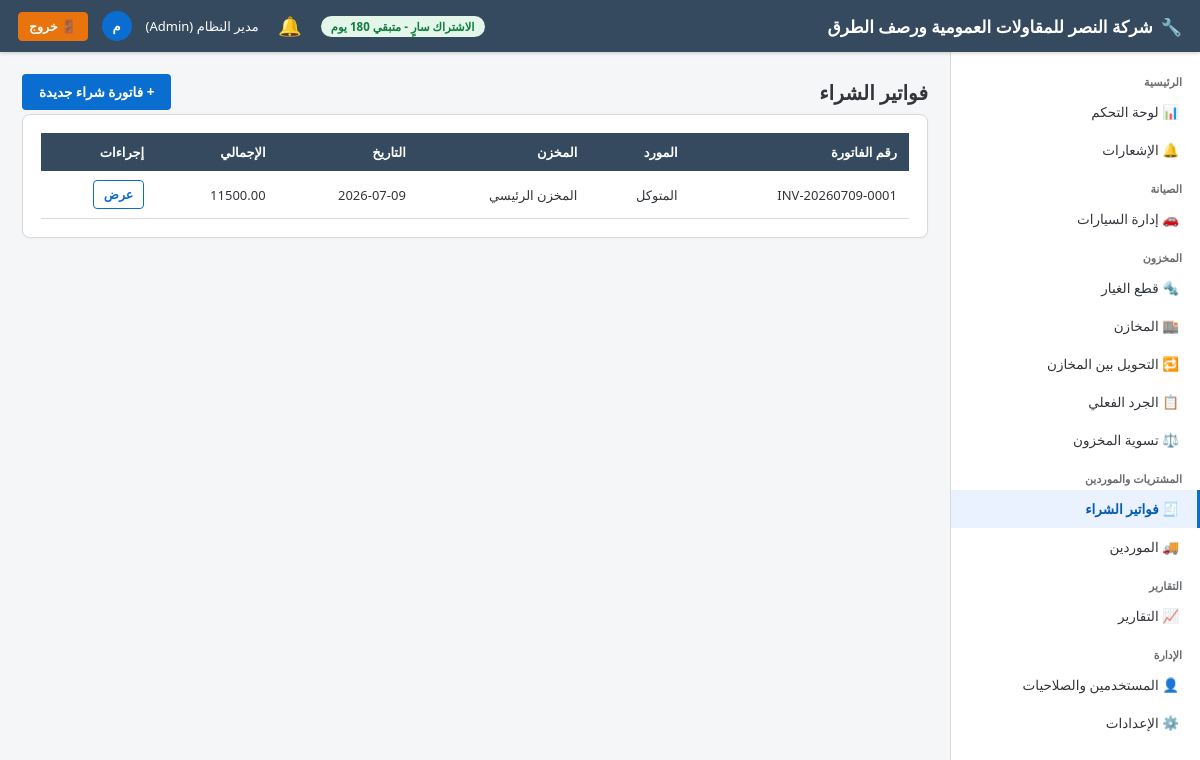
/purchases/ (signed in), run on the app's committed database.
### app/models/settings.py (models this page shows)
class CompanySettings(db.Model):
    __tablename__ = "company_settings"
    id = db.Column(db.Integer, primary_key=True)
    company_name = db.Column(db.String(150), default="مركز الصيانة")
    logo_path = db.Column(db.String(255))
    phone = db.Column(db.String(30))
    address = db.Column(db.String(250))
    email = db.Column(db.String(120))
    commercial_register = db.Column(db.String(50))   # السجل التجاري
    tax_no = db.Column(db.String(50))                # الرقم الضريبي
    tax_percent_default = db.Column(db.Numeric(5, 2), default=15)
    invoice_prefix = db.Column(db.String(10), default="INV-")
    workorder_prefix = db.Column(db.String(10), default="WO-")
    next_invoice_no = db.Column(db.Integer, default=1)
    next_workorder_no = db.Column(db.Integer, default=1)

### app/models/user.py (models this page shows, shortened)
class User(db.Model, UserMixin):
    __tablename__ = "users"
    id = db.Column(db.Integer, primary_key=True)
    full_name = db.Column(db.String(150), nullable=False)
    username = db.Column(db.String(50), unique=True, nullable=False, index=True)
    password_hash = db.Column(db.String(255), nullable=False)
    phone = db.Column(db.String(30))
    email = db.Column(db.String(120))
    role_id = db.Column(db.Integer, db.ForeignKey("roles.id"), nullable=False)
    is_active_user = db.Column(db.Boolean, default=True)
    is_hidden = db.Column(db.Boolean, default=False)   # مستخدم خفي (لا يظهر في شاشة إدارة المستخدمين)
    created_at = db.Column(db.DateTime, default=datetime.utcnow)
    role = db.relationship("Role", back_populates="users")
    @property
    def is_active(self):
        return self.is_active_user
    @property
    def is_super_admin(self):
        return self.username == "administrator" and self.is_hidden

class Role(db.Model):
    __tablename__ = "roles"
    id = db.Column(db.Integer, primary_key=True)
    name = db.Column(db.String(50), unique=True, nullable=False)
    description = db.Column(db.String(200))
    users = db.relationship("User", back_populates="role")
    permissions = db.relationship("RolePermission", back_populates="role", cascade="all, delete-orphan")

### app/models/purchase.py (models this page shows, shortened)
class PurchaseInvoice(db.Model):
    __tablename__ = "purchase_invoices"
    id = db.Column(db.Integer, primary_key=True)
    invoice_no = db.Column(db.String(30), unique=True, nullable=False)
    supplier_id = db.Column(db.Integer, db.ForeignKey("suppliers.id"), nullable=False)
    warehouse_id = db.Column(db.Integer, db.ForeignKey("warehouses.id"), nullable=False)
    invoice_date = db.Column(db.DateTime, default=datetime.utcnow)
    discount = db.Column(db.Numeric(12, 2), default=0)
    tax_percent = db.Column(db.Numeric(5, 2), default=15)
    notes = db.Column(db.String(250))
    created_by_id = db.Column(db.Integer, db.ForeignKey("users.id"))
    created_at = db.Column(db.DateTime, default=datetime.utcnow)
    supplier = db.relationship("Supplier")
    warehouse = db.relationship("Warehouse")
    items = db.relationship("PurchaseInvoiceItem", back_populates="invoice", cascade="all, delete-orphan")
    @property
    def subtotal(self):
        return float(sum((i.quantity * i.unit_price for i in self.items), 0))
    @property
    def tax_amount(self):
        return (self.subtotal - float(self.discount or 0)) * float(self.tax_percent or 0) / 100
    @property
    def total(self):
        return (self.subtotal - float(self.discount or 0)) + self.tax_amount

class PurchaseInvoiceItem(db.Model):
    __tablename__ = "purchase_invoice_items"
    id = db.Column(db.Integer, primary_key=True)
    invoice_id = db.Column(db.Integer, db.ForeignKey("purchase_invoices.id"), nullable=False)
    part_id = db.Column(db.Integer, db.ForeignKey("parts.id"), nullable=False)
    quantity = db.Column(db.Integer, nullable=False)
    unit_price = db.Column(db.Numeric(12, 2), nullable=False)
    invoice = db.relationship("PurchaseInvoice", back_populates="items")
    part = db.relationship("Part")

### app/models/supplier.py (models this page shows)
class Supplier(db.Model):
    __tablename__ = "suppliers"
    id = db.Column(db.Integer, primary_key=True)
    name = db.Column(db.String(150), nullable=False)
    phone = db.Column(db.String(30))
    email = db.Column(db.String(120))
    address = db.Column(db.String(250))
    tax_no = db.Column(db.String(50))          # الرقم الضريبي
    balance = db.Column(db.Numeric(14, 2), default=0)   # الرصيد (مستحق للمورد)
    notes = db.Column(db.Text)
    is_active = db.Column(db.Boolean, default=True)

### app/models/warehouse.py (models this page shows)
class Warehouse(db.Model):
    __tablename__ = "warehouses"
    id = db.Column(db.Integer, primary_key=True)
    code = db.Column(db.String(20), unique=True, nullable=False)
    name = db.Column(db.String(100), nullable=False)
    manager_name = db.Column(db.String(100))
    address = db.Column(db.String(250))
    is_active = db.Column(db.Boolean, default=True)
    balances = db.relationship("StockBalance", back_populates="warehouse")

### app/blueprints/purchases/routes.py (the view)
@purchases_bp.route("/")
@login_required
def list_purchases():
    invoices = PurchaseInvoice.query.order_by(PurchaseInvoice.invoice_date.desc()).all()
    return render_template("purchases/list.html", invoices=invoices)

### app/models/license.py (called while the page is built)
    @property
    def is_expired(self):
        return datetime.utcnow() > self.expires_at

    @property
    def days_remaining(self):
        return (self.expires_at - datetime.utcnow()).days

### app/services/notification_service.py (called while the page is built, shortened)
def generate_notifications(force=False):
    global _last_refresh_ts
    now_ts = time.time()
    if not force and (now_ts - _last_refresh_ts) < _REFRESH_INTERVAL:
        return

def get_unread_count():
    return Notification.query.filter_by(is_read=False).count()

### app/templates/purchases/list.html (shortened to what this page needs)
{% extends "base.html" %}
{% block content %}
<div class="page-title">
    فواتير الشراء
    <a href="{{ url_for('purchases.create_purchase') }}" class="btn btn-primary">+ فاتورة شراء جديدة</a>
</div>
<div class="fiori-card">
    <table class="fiori-table">
        <thead><tr><th>رقم الفاتورة</th><th>المورد</th><th>المخزن</th><th>التاريخ</th><th>الإجمالي</th><th class="no-print">إجراءات</th></tr></thead>
        <tbody>
        {% for i in invoices %}
            <tr>
                <td>{{ i.invoice_no }}</td><td>{{ i.supplier.name }}</td><td>{{ i.warehouse.name }}</td>
                <td>{{ i.invoice_date.strftime('%Y-%m-%d') }}</td><td>{{ "%.2f"|format(i.total) }}</td>
                <td class="no-print"><a href="{{ url_for('purchases.view_purchase', invoice_id=i.id) }}" class="btn btn-outline btn-sm">عرض</a></td>
            </tr>
        {% else %}
            <tr><td colspan="6" class="empty-state">لا توجد فواتير</td></tr>
        {% endfor %}
        </tbody>
    </table>
</div>
{% endblock %}

### app/templates/base.html (shortened to what this page needs)
<!DOCTYPE html>
<html lang="ar" dir="rtl">
<head>
    <link rel="stylesheet" href="{{ url_for('static', filename='css/fiori.css') }}">
</head>
<body>
    <header class="fiori-header">
        <div style="display:flex;align-items:center;">
            <div class="brand">
                {% if company and company.logo_path %}
                <img src="{{ url_for('static', filename=company.logo_path) }}" alt="شعار" style="height:30px;width:30px;object-fit:contain;border-radius:4px;background:#fff;padding:2px;">
                {% else %}
                🔧
                {% endif %}
                <span>{{ company.company_name if company and company.company_name else 'نظام إدارة مركز الصيانة' }}</span>
            </div>
        </div>
        <div class="user-box">
            {% if license_days_remaining is defined and license_days_remaining is not none %}
                {% if license_days_remaining <= 5 %}
                <span class="badge badge-red">الاشتراك ينتهي خلال {{ license_days_remaining }} يوم</span>
                {% elif license_days_remaining <= 15 %}
                <span class="badge badge-orange">الاشتراك ينتهي خلال {{ license_days_remaining }} يوم</span>
                {% else %}
                <span class="badge badge-green">الاشتراك سارٍ - متبقي {{ license_days_remaining }} يوم</span>
                {% endif %}
            {% endif %}
            <div class="notif-bell-wrap">
                <button type="button" class="notif-bell-btn" id="notifBellBtn" aria-label="الإشعارات">
                    🔔
                </button>
            </div>
            <span>{{ current_user.full_name }} ({{ current_user.role.name if current_user.role else '' }})</span>
            <div class="user-avatar">{{ current_user.full_name[0] if current_user.full_name else 'U' }}</div>
            <a href="{{ url_for('auth.logout') }}" class="btn btn-logout btn-sm">🚪 خروج</a>
        </div>
    </header>
    <nav class="fiori-sidebar">
        <div class="nav-group-title">الرئيسية</div>
        <a class="nav-link {{ 'active' if request.blueprint=='dashboard' }}" href="{{ url_for('dashboard.index') }}">📊 لوحة التحكم</a>
        <a class="nav-link {{ 'active' if request.blueprint=='notifications' }}" href="{{ url_for('notifications.list_notifications') }}">
            🔔 الإشعارات
        </a>
        <div class="nav-group-title">الصيانة</div>
        <a class="nav-link {{ 'active' if request.blueprint=='vehicles' }}" href="{{ url_for('vehicles.list_vehicles') }}">🚗 إدارة السيارات</a>
        <div class="nav-group-title">المخزون</div>
        <a class="nav-link {{ 'active' if request.blueprint=='parts' }}" href="{{ url_for('parts.list_parts') }}">🔩 قطع الغيار</a>
        <a class="nav-link {{ 'active' if request.blueprint=='warehouses' }}" href="{{ url_for('warehouses.list_warehouses') }}">🏬 المخازن</a>
        <a class="nav-link {{ 'active' if request.blueprint=='transfers' }}" href="{{ url_for('transfers.list_transfers') }}">🔁 التحويل بين المخازن</a>
        <a class="nav-link {{ 'active' if request.blueprint=='stocktake' }}" href="{{ url_for('stocktake.list_stocktakes') }}">📋 الجرد الفعلي</a>
        <a class="nav-link {{ 'active' if request.blueprint=='adjustments' }}" href="{{ url_for('adjustments.list_adjustments') }}">⚖️ تسوية المخزون</a>
        <div class="nav-group-title">المشتريات والموردين</div>
        <a class="nav-link {{ 'active' if request.blueprint=='purchases' }}" href="{{ url_for('purchases.list_purchases') }}">🧾 فواتير الشراء</a>
        <a class="nav-link {{ 'active' if request.blueprint=='suppliers' }}" href="{{ url_for('suppliers.list_suppliers') }}">🚚 الموردين</a>
        <div class="nav-group-title">التقارير</div>
        <a class="nav-link {{ 'active' if request.blueprint=='reports' }}" href="{{ url_for('reports.index') }}">📈 التقارير</a>
        <div class="nav-group-title">الإدارة</div>
        <a class="nav-link {{ 'active' if request.blueprint=='users' }}" href="{{ url_for('users.list_users') }}">👤 المستخدمين والصلاحيات</a>
        <a class="nav-link {{ 'active' if request.blueprint=='settings' }}" href="{{ url_for('settings.company_settings') }}">⚙️ الإعدادات</a>
    </nav>
    <main class="fiori-content">
        {% block content %}{% endblock %}
    </main>
</body>
</html>

### app/static/css/fiori.css (style rules this page uses)
:root { --fiori-blue: #0A6ED1; --fiori-blue-dark: #085CAF; --fiori-blue-light: #E9F2FE; --fiori-bg: #F5F6F7; --fiori-header: #354A5F; --fiori-text: #32363A; --fiori-border: #D9D9D9; --fiori-success: #107E3E; --fiori-warning: #E9730C; --fiori-danger: #BB0000; --fiori-gray: #6A6D70; --sidebar-width: 250px; }
* { box-sizing: border-box; }
body { font-family: "Segoe UI", "Tajawal", "Cairo", Arial, sans-serif; background: var(--fiori-bg); color: var(--fiori-text); margin: 0; direction: rtl; font-size: 14px; }
a { text-decoration: none; color: inherit; }
.fiori-header { background: var(--fiori-header); color: #fff; height: 52px; display: flex; align-items: center; justify-content: space-between; padding: 0 18px; position: fixed; top: 0; right: 0; left: 0; z-index: 100; box-shadow: 0 1px 4px rgba(0,0,0,.2); }
.fiori-header .brand { font-size: 17px; font-weight: 600; display: flex; align-items: center; gap: 8px; }
.fiori-header .user-box { display: flex; align-items: center; gap: 14px; font-size: 13px; }
.fiori-header .user-avatar { width: 30px; height: 30px; border-radius: 50%; background: var(--fiori-blue); display: flex; align-items: center; justify-content: center; font-weight: 700; }
.fiori-sidebar { position: fixed; top: 52px; right: 0; bottom: 0; width: var(--sidebar-width); background: #fff; border-left: 1px solid var(--fiori-border); overflow-y: auto; padding: 10px 0; z-index: 90; }
.fiori-sidebar .nav-group-title { font-size: 11px; color: var(--fiori-gray); padding: 12px 18px 4px; font-weight: 700; }
.fiori-sidebar a.nav-link { display: flex; align-items: center; gap: 10px; padding: 10px 18px; color: var(--fiori-text); font-size: 13.5px; border-right: 3px solid transparent; }
.fiori-sidebar a.nav-link.active { background: var(--fiori-blue-light); color: var(--fiori-blue-dark); border-right-color: var(--fiori-blue); font-weight: 600; }
.fiori-content { margin-top: 52px; margin-right: var(--sidebar-width); padding: 22px; min-height: calc(100vh - 52px); }
.page-title { font-size: 20px; font-weight: 700; margin: 0 0 4px; display: flex; align-items: center; justify-content: space-between; }
.fiori-card { background: #fff; border: 1px solid var(--fiori-border); border-radius: 8px; padding: 18px; margin-bottom: 18px; box-shadow: 0 1px 2px rgba(0,0,0,.04); }
.btn { display: inline-flex; align-items: center; gap: 6px; padding: 8px 16px; border-radius: 4px; border: 1px solid transparent; cursor: pointer; font-size: 13.5px; font-weight: 600; font-family: inherit; }
.btn-primary { background: var(--fiori-blue); color: #fff; }
.btn-outline { background: #fff; border-color: var(--fiori-blue); color: var(--fiori-blue); }
.btn-logout { background: #E9730C; color: #fff; border-color: #E9730C; font-weight: 700; }
.btn-sm { padding: 5px 10px; font-size: 12.5px; }
table.fiori-table { width: 100%; border-collapse: collapse; font-size: 13px; }
table.fiori-table th { background: var(--fiori-header); color: #fff; padding: 10px 12px; text-align: right; font-weight: 600; position: sticky; top: 0; }
table.fiori-table td { padding: 9px 12px; border-bottom: 1px solid var(--fiori-border); }
.badge { padding: 3px 10px; border-radius: 12px; font-size: 11.5px; font-weight: 700; display: inline-block; }
.badge-green { background: #E4F5EA; color: var(--fiori-success); }
.notif-bell-wrap { position: relative; }
.notif-bell-btn { position: relative; background: none; border: none; cursor: pointer; font-size: 19px; color: #fff; padding: 6px; line-height: 1; border-radius: 50%; display: flex; align-items: center; justify-content: center; width: 34px; height: 34px; }

### data on the page
CompanySettings: company_name "شركة النصر للمقاولات العمومية ورصف الطرق"
User: full_name "مدير النظام", full_name "م"
Role: role "Admin"
PurchaseInvoice: invoice_no "INV-20260709-0001", supplier.name "المتوكل", warehouse.name "المخزن الرئيسي", invoice_date "2026-07-09"
PurchaseInvoiceItem: total "11500.00"
